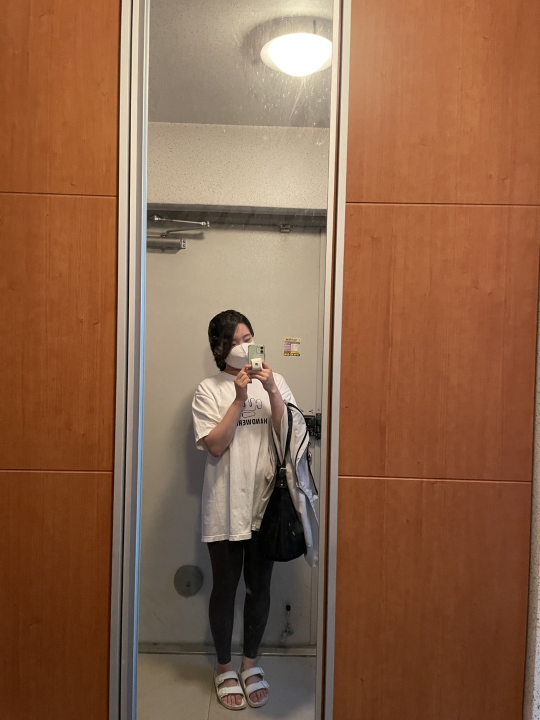
#> input picture openCV/Image/hani_03.jpg, 1080 x 1440 px (shown at 1/2 size)
$ jupyter execute '09. 자르기.ipynb'
#> lines starting #> are read from the running program, lines starting #| are printed output that depends on the picture; after the words box and inside, x2 and y2 are one past the last pixel; in counts of white or black regions, pixels touching at a corner belong together
[cell 1]
import cv2

src = cv2.imread("Image/hani_03.jpg", cv2.IMREAD_COLOR)
#> src is the input picture: shape (1440, 1080, 3); mean B, G, R 73, 99.4, 139.8
dst = src[100:600, 200:700].copy()
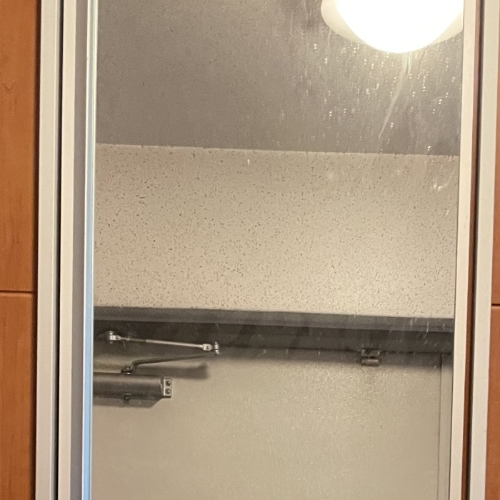
#> dst: shape (500, 500, 3); mean B, G, R 131.9, 154.9, 174.6

cv2.imshow("src", src)
cv2.imshow("dst", dst)
cv2.waitKey()
cv2.destroyAllWindows()

[cell 2]
import cv2

src = cv2.imread("Image/hani_03.jpg", cv2.IMREAD_COLOR)

dst = src.copy()
roi = src[100:600, 200:700]
dst[0:500, 0:500] = roi
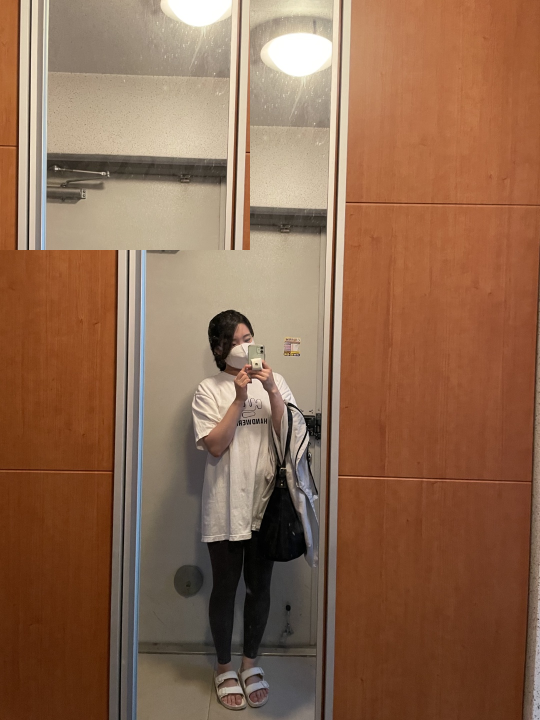
#> dst: shape (1440, 1080, 3) (shown at 1/2 size); 16.07% of pixels changed, all inside (x1, y1, x2, y2) = (0, 0, 500, 500)

cv2.imshow("src", src)
cv2.imshow("dst", dst)
cv2.waitKey()
cv2.destroyAllWindows()

$ run again, with openCV/Image/hani_01.jpg copied over openCV/Image/hani_03.jpg
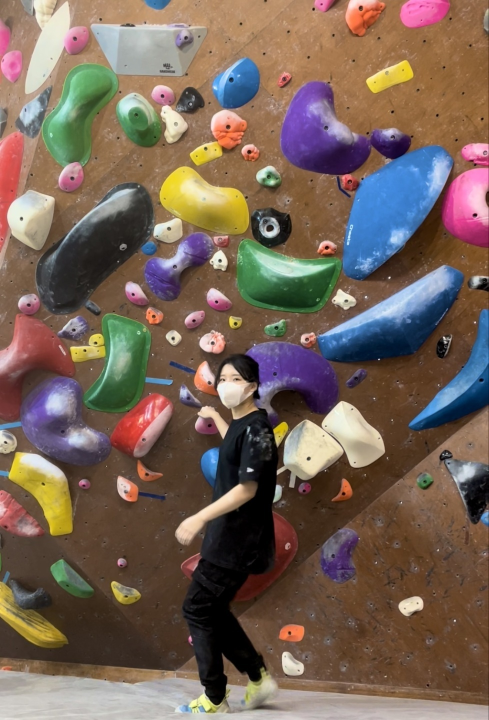
#> input picture openCV/Image/hani_01.jpg, 977 x 1440 px (shown at 1/2 size)
#> src is the input picture: shape (1440, 977, 3); mean B, G, R 87.9, 100.1, 119.2
#> `dst = src[100:600, 200:700].copy()`:
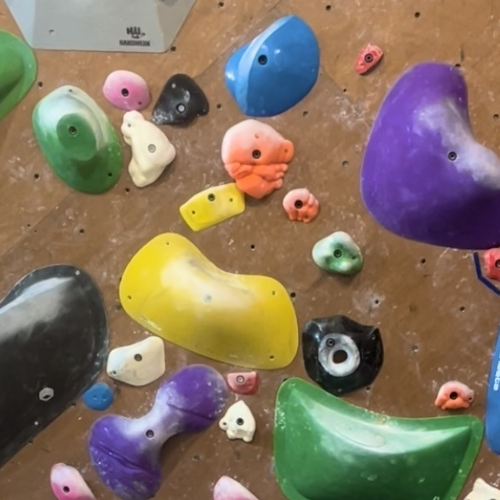
#> dst: shape (500, 500, 3); mean B, G, R 97.7, 115.9, 132.6
#> `dst[0:500, 0:500] = roi`:
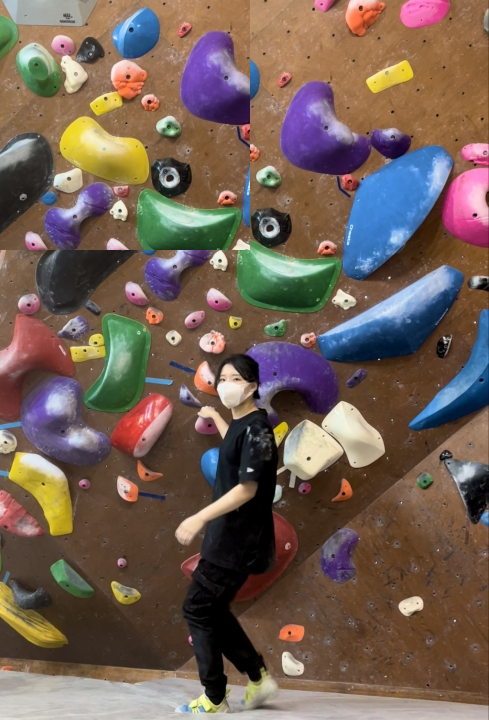
#> dst: shape (1440, 977, 3) (shown at 1/2 size); 17.77% of pixels changed, all inside (x1, y1, x2, y2) = (0, 0, 500, 500)

$ run again, with openCV/Image/beach.jpg copied over openCV/Image/hani_03.jpg
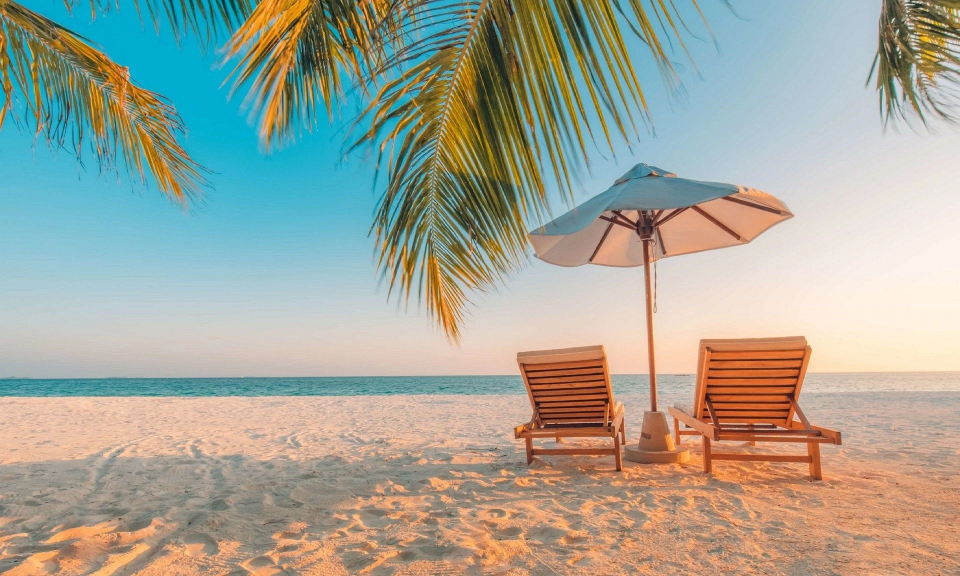
#> input picture openCV/Image/beach.jpg, 1920 x 1152 px (shown at 1/2 size)
#> src is the input picture: shape (1152, 1920, 3); mean B, G, R 152.1, 165, 162.8
#> `dst = src[100:600, 200:700].copy()`:
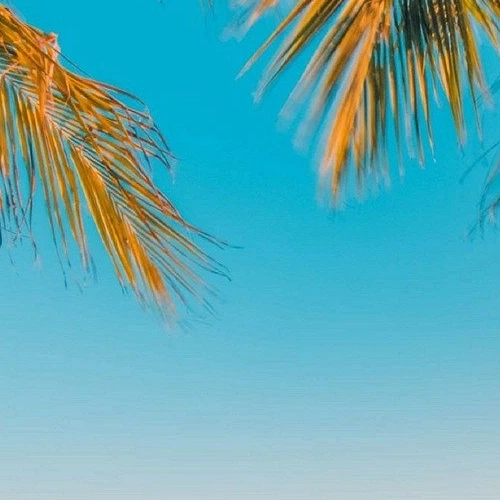
#> dst: shape (500, 500, 3); mean B, G, R 181.1, 172, 96.3
#> `dst[0:500, 0:500] = roi`:
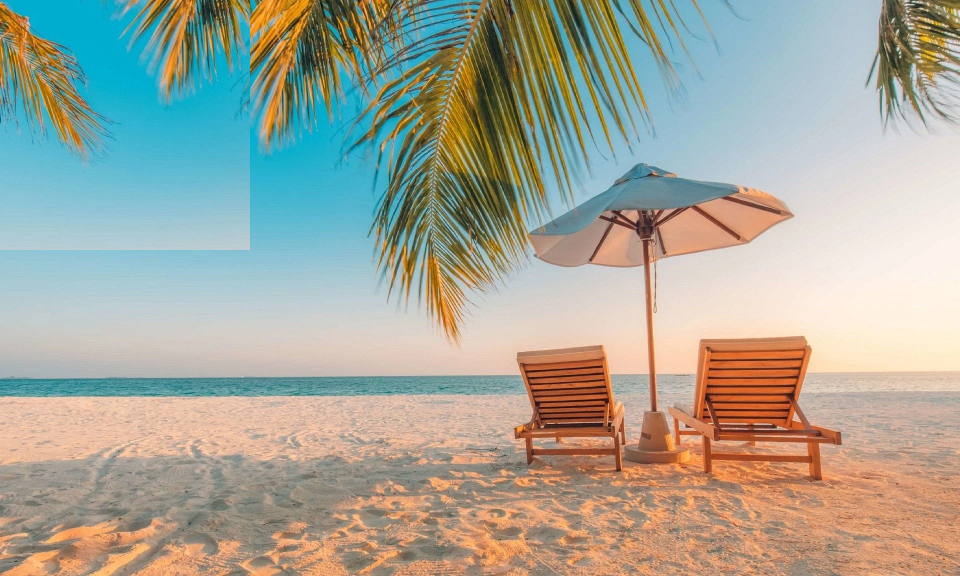
#> dst: shape (1152, 1920, 3) (shown at 1/2 size); 11.27% of pixels changed, all inside (x1, y1, x2, y2) = (0, 0, 500, 500)
